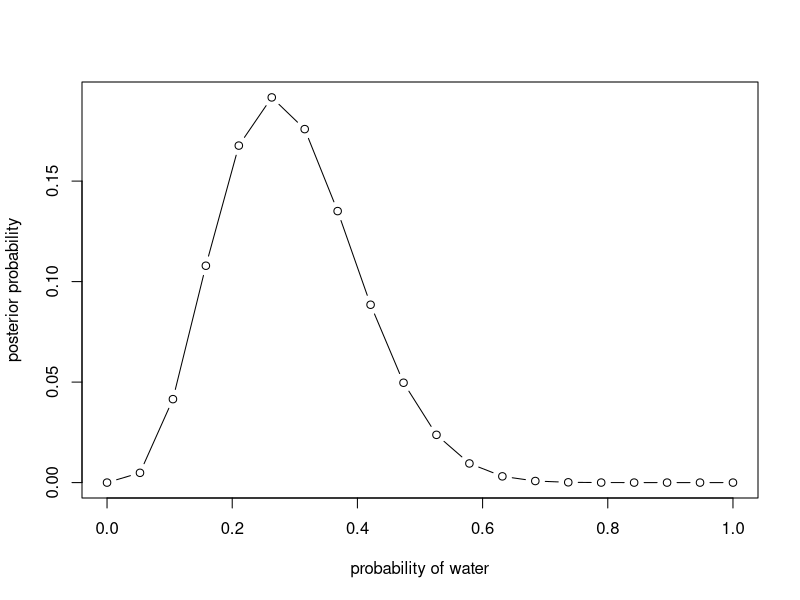
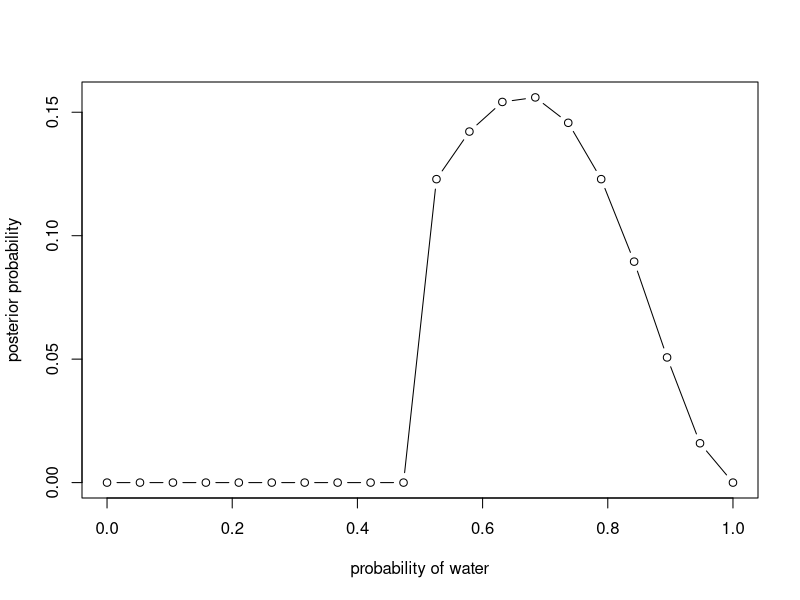

Write R code to recreate these figures, in order.
## ---- chunk 1
# define grid 
p_grid <- seq(from = 0, to = 1, length.out = 20)
# define uniform prior 
prior <- rep(1,20)
# compute likelihood at each value in grid 
likelihood <- dbinom(4, size = 15, prob = p_grid)
# compute likelihood of likelihood and prior 
unstd.posterior <- likelihood * prior
# standardize posterior 
posterior <- unstd.posterior/sum(unstd.posterior)
# plot 
plot(p_grid, posterior, type = "b", 
     xlab = "probability of water", ylab = "posterior probability")
## ---- chunk 2
# define grid 
p_grid <- seq(from = 0, to = 1, length.out = 20)
# define new prior 
newprior <- ifelse(p_grid < 0.5, 0, 1)
# compute likelihood at each value in grid 
likelihood <- dbinom(4, size = 6, prob = p_grid)
# compute likelihood of likelihood and prior 
unstd.posterior <- likelihood * newprior
# standardize posterior 
posterior <- unstd.posterior/sum(unstd.posterior)
# plot 
plot(p_grid, posterior, type = "b", 
     xlab = "probability of water", ylab = "posterior probability")
